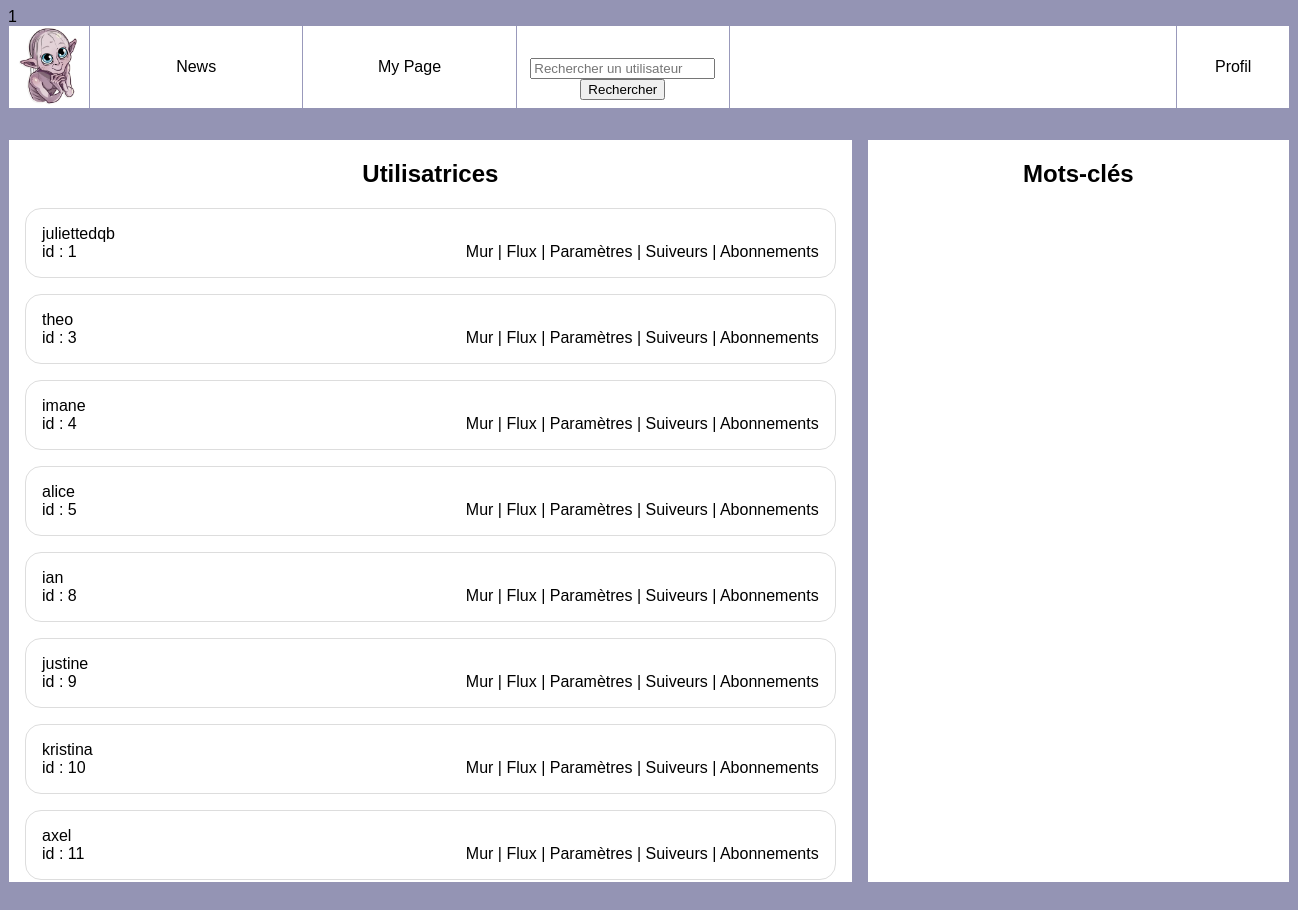
/Niveau1/admin.php (signed in), run on the app's committed database.
### tables this page shows
CREATE TABLE `users` (
  `id` int(10) UNSIGNED NOT NULL,
  `email` varchar(255) NOT NULL,
  `password` varchar(255) NOT NULL,
  `alias` varchar(255) NOT NULL,
  `image` varchar(50) NOT NULL DEFAULT 'user.jpg'
);

### Niveau1/admin.php (the view, shortened to what this page needs)
<!doctype html>
<html lang="fr">
    <head>
        <link rel="stylesheet" href="style.css"/>
    </head>
    <body>
        <?php
            include "./header.php";
            include('fonctions.php');
        ?>
        <div id="wrapper" class='admin'>
            <aside>
                <h2>Mots-clés</h2>
            </aside>
            <main>
                <h2>Utilisatrices</h2>
                <?php
                    $laQuestionEnSql = "SELECT * FROM `users` LIMIT 50";
                    $lesInformations = $mysqli->query($laQuestionEnSql);
                    while ($tag = $lesInformations->fetch_assoc()) {
                     ?>
                        <article>
                            <h3>
                                <a href="wall.php?user_id=<?php echo $tag['id'] ?>">
                                    <?php echo $tag['alias'] ?>
                                </a>
                            </h3>
                            <p>id : <?php echo $tag['id'] ?></p>
                            <nav>
                                <a href="wall.php?user_id=<?php echo $tag['id'] ?>">Mur</a>
                                | <a href="feed.php?user_id=<?php echo $tag['id'] ?>">Flux</a>
                                | <a href="settings.php?user_id=<?php echo $tag['id'] ?>">Paramètres</a>
                                | <a href="followers.php?user_id=<?php echo $tag['id'] ?>">Suiveurs</a>
                                | <a href="subscriptions.php?user_id=<?php echo $tag['id'] ?>">Abonnements</a>
                            </nav>
                        </article>
                    <?php } ?>
            </main>
        </div>
    </body>
</html>

### Niveau1/style.css (style rules this page uses)
body { background-color: rgb(148, 148, 180); font-family: Arial; }
a { text-decoration: none; color:black; }
#wrapper { display:flex; width:80em; margin:0 auto 2em auto; }
#wrapper aside { background-color: #fff; flex:1; padding:1em; border-radius: 1em; }
#wrapper main { flex:3; padding-left:1em; height: 80vh; overflow-y: scroll; }
#wrapper main article { background-color: #fff; padding:1em; margin-bottom: 1em ; border-radius: 1em; }
#wrapper main article h3 { margin:0; padding:0; font-weight: normal; font-size:1em; }
#wrapper main article p { margin:0; }
#wrapper.admin { flex-direction: row-reverse }
#wrapper.admin aside { flex:1;margin-left:1em;border-radius:0;padding:0; }
#wrapper.admin main { flex:2;background-color: #fff;border-radius: 0;padding:0; }
#wrapper.admin h2 { text-align: center; }
#wrapper.admin h3 { margin:0; }
#wrapper.admin nav { text-align: right; }
#wrapper.admin article { border:1px solid #ddd;border-radius: 1em;padding:1em;margin:1em; }
#wrapper.admin article p { float:left;margin:0; }

### data on the page
users: alias "juliettedqb", id "1"
users: alias "theo", id "3"
users: alias "imane", id "4"
users: alias "alice", id "5"
users: alias "ian", id "8"
users: alias "justine", id "9"
users: alias "kristina", id "10"
users: alias "axel", id "11"

### other printed values
$idU "1"
